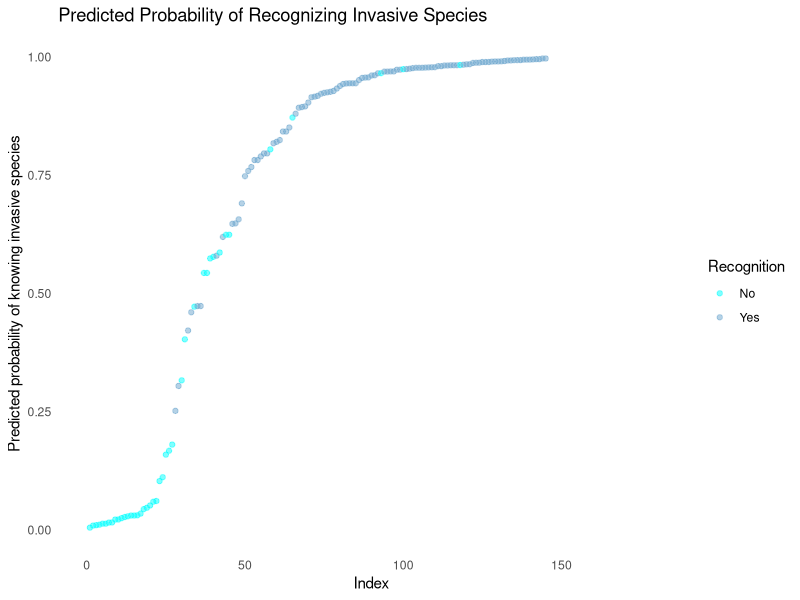
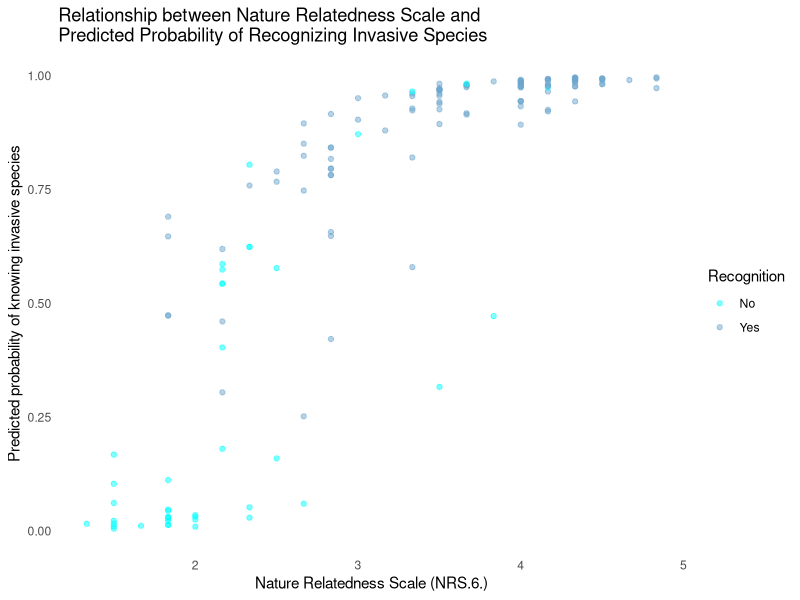

Here is the R script that generated these plots, in order:
library(dplyr)
install.packages("ggplot2")
library(ggplot2)
d_SH <- read.csv("Shanghai.csv", header = TRUE, fileEncoding = "GB2312")
colnames(d_SH)



species_cols <- c("Muskrat.invasive.recognition",
                  "Brown.Rat.invasive.recognition",
                  "Mosquitofish.invasive.recognition",
                  "Rainbow.trout.invasive.recognition",
                  "Smooth.Cordgrass.invasive.recognition",
                  "Common.Water.Hyacinth.invasive.recognition")


for (col in species_cols) {
  binary_col <- paste0(gsub(" ", ".", col), "_binary")  
  d_SH[[binary_col]] <- ifelse(d_SH[[col]] %in% c(
    "I had already identified it as invasive and did not prefer it", 
    "I had already identified it as invasive and still prefer it"), 
    1, 
    ifelse(d_SH[[col]] %in% c(
      "I had not recognized it as invasive but now prefer it less (regardless of initial choice)",
      "I had not recognized it as invasive but now still prefer it"), 0, NA))
}



d_SH$invasive_recognition <- apply(d_SH[, paste0(species_cols, "_binary")], 1, function(x) { 
  if (any(x == 1, na.rm = TRUE)) { 
    return(1) 
  } else if (all(is.na(x))) { 
    return(NA)  
  } else { 
    return(0)  
  }
})

d_SH$Expertise_numeric <- as.numeric(factor(d_SH$`Level.of.Expertise.in.Biological.or.Environmental.Sciences`, 
                                            levels = c("No Higher Education Studies", "Basic understanding", 
                                                       "Moderate expertise", "Advanced expertise"),
                                            labels = c(0, 1, 2, 3)))




d_SH$total_recognized <- rowSums(d_SH[, paste0(species_cols, "_binary")], na.rm = TRUE)




d_SH$Gender <- as.factor(d_SH$Gender) 
d_SH$Education_Level <- as.factor(d_SH$Education.Level) 

table(d_SH$Expertise_numeric)

d_SH$Residence <- as.factor(d_SH$Residence) 

d_SH$Religious.Affiliation <- as.factor(d_SH$Religious.Affiliation)


unique(d_SH$`Annual.Income..SGD.`)
d_SH$Annual_Income_Numeric <- as.numeric(gsub("Less than 20000", "10000", 
                                              gsub("40000 - 59999", "50000", 
                                                   gsub("20000 - 39999", "30000", 
                                                        gsub("60000 - 99999", "80000", d_SH$`Annual.Income..SGD.`)))))
summary(d_SH$Annual_Income_Numeric)


d_SH$Level <- as.factor(d_SH$Level.of.Expertise.in.Biological.or.Environmental.Sciences) 
# 
# glm_model <- glm(invasive_recognition ~ Age + Nature.Relatedness.Scale..NRS.6. + Gender +Religious.Affiliation +reside_scaled,
#                   data = d_SH, family = binomial)
# summary(glm_model)


# glm_model <- glm(invasive_recognition ~ Age * Nature.Relatedness.Scale..NRS.6. + Gender, 
#                  family = binomial, data = d_SH)
# summary(glm_model)

# #=======================================================================================
# glm_model <- glm(invasive_recognition ~ Age + Nature.Relatedness.Scale..NRS.6. + Gender+Expertise_numeric+ Education_Level, 
#                  family = binomial, data = d_SH)
# summary(glm_model)
# aic_value <- AIC(glm_model)
# cat("AIC:", aic_value, "\n")
# 
# 
# log_likelihood <- logLik(glm_model)
# cat("Log Likelihood:", log_likelihood, "\n")
# 
# 
# num_parameters <- length(coef(glm_model))
# cat("Number of Parameters:", num_parameters, "\n")
# 
# # null_model <- glm(invasive_recognition ~ 1, family = binomial, data = d_SH)
# # anova(null_model, glm_model, test = "Chisq")
# 
# 
# 
# glm_model2 <- glm(invasive_recognition ~ Age + Nature.Relatedness.Scale..NRS.6., 
#                          family = binomial, data = d_SH)
# summary(glm_model2)
# aic_value <- AIC(glm_model2)
# cat("AIC:", aic_value, "\n")
# 
# 
# log_likelihood <- logLik(glm_model2)
# cat("Log Likelihood:", log_likelihood, "\n")
# 
# 
# num_parameters <- length(coef(glm_model2))
# cat("Number of Parameters:", num_parameters, "\n")
# 
# glm_model2.1 <- glm(invasive_recognition ~  Nature.Relatedness.Scale..NRS.6. + Gender, 
#                     family = binomial, data = d_SH)
# summary(glm_model2.1)
# aic_value <- AIC(glm_model2.1)
# cat("AIC:", aic_value, "\n")
# 
# 
# log_likelihood <- logLik(glm_model2.1)
# cat("Log Likelihood:", log_likelihood, "\n")
# 
# 
# num_parameters <- length(coef(glm_model2.1))
# cat("Number of Parameters:", num_parameters, "\n")
# 
# 
# 
# glm_model3 <- glm(invasive_recognition ~ Age + Nature.Relatedness.Scale..NRS.6., 
#                   family = binomial, data = d_SH)
# summary(glm_model3)
# aic_value <- AIC(glm_model3)
# cat("AIC:", aic_value, "\n")
# 
# 
# log_likelihood <- logLik(glm_model3)
# cat("Log Likelihood:", log_likelihood, "\n")
# 
# 
# num_parameters <- length(coef(glm_model3))
# cat("Number of Parameters:", num_parameters, "\n")
# 
# # 
# # glm_model3.1 <- glm(invasive_recognition ~ Age * Nature.Relatedness.Scale..NRS.6., 
# #                   family = binomial, data = d_SH)
# # summary(glm_model3.1)
# 
# glm_model3.1 <- glm(invasive_recognition ~ Nature.Relatedness.Scale..NRS.6., 
#                   family = binomial, data = d_SH)
# summary(glm_model3.1)
# aic_value <- AIC(glm_model3.1)
# cat("AIC:", aic_value, "\n")
# 
# 
# log_likelihood <- logLik(glm_model3.1)
# cat("Log Likelihood:", log_likelihood, "\n")
# 
# 
# num_parameters <- length(coef(glm_model3.1))
# cat("Number of Parameters:", num_parameters, "\n")
# 
# 
# #=========================================================================================
# glm_model4 <- glm(invasive_recognition ~Expertise_numeric+Education_Level, 
#                  family = binomial, data = d_SH)
# summary(glm_model4)
# aic_value <- AIC(glm_model4)
# cat("AIC:", aic_value, "\n")
# 
# 
# log_likelihood <- logLik(glm_model4)
# cat("Log Likelihood:", log_likelihood, "\n")
# 
# 
# num_parameters <- length(coef(glm_model4))
# cat("Number of Parameters:", num_parameters, "\n")
# 
# 
# glm_model4.1 <- glm(invasive_recognition ~Expertise_numeric, 
#                   family = binomial, data = d_SH)
# summary(glm_model4.1)
# aic_value <- AIC(glm_model4.1)
# cat("AIC:", aic_value, "\n")
# 
# 
# log_likelihood <- logLik(glm_model4.1)
# cat("Log Likelihood:", log_likelihood, "\n")
# 
# 
# num_parameters <- length(coef(glm_model4.1))
# cat("Number of Parameters:", num_parameters, "\n")
# 
# 
# 
# #==========================================================================
#=======================================================================
#===============================================================================
glm_other <- glm(invasive_recognition ~ Age + Nature.Relatedness.Scale..NRS.6. + Gender + 
                    Residence + Annual_Income_Numeric, family = binomial, data = d_SH)
summary(glm_other)
aic_value <- AIC(glm_other)
cat("AIC:", aic_value, "\n")


log_likelihood <- logLik(glm_other)
cat("Log Likelihood:", log_likelihood, "\n")

num_parameters <- length(coef(glm_other))
cat("Number of Parameters:", num_parameters, "\n")



glm_other.1 <- glm(invasive_recognition ~ Age + Nature.Relatedness.Scale..NRS.6., 
                   family = binomial, data = d_SH)
summary(glm_other.1)
aic_value <- AIC(glm_other.1)
cat("AIC:", aic_value, "\n")


log_likelihood <- logLik(glm_other.1)
cat("Log Likelihood:", log_likelihood, "\n")

num_parameters <- length(coef(glm_other.1))
cat("Number of Parameters:", num_parameters, "\n")



glm_other.2 <- glm(invasive_recognition ~ Nature.Relatedness.Scale..NRS.6., 
                   family = binomial, data = d_SH)
summary(glm_other.2)
aic_value <- AIC(glm_other.2)
cat("AIC:", aic_value, "\n")


log_likelihood <- logLik(glm_other.2)
cat("Log Likelihood:", log_likelihood, "\n")

num_parameters <- length(coef(glm_other.2))
cat("Number of Parameters:", num_parameters, "\n")



glm_other.3 <- glm(invasive_recognition ~ Age, 
                   family = binomial, data = d_SH)
summary(glm_other.3)
aic_value <- AIC(glm_other.3)
cat("AIC:", aic_value, "\n")


log_likelihood <- logLik(glm_other.3)
cat("Log Likelihood:", log_likelihood, "\n")

num_parameters <- length(coef(glm_other.3))
cat("Number of Parameters:", num_parameters, "\n")


#======================================================================
glm_edu <- glm(invasive_recognition ~ Expertise_numeric+ Education_Level, 
family = binomial, data = d_SH)

summary(glm_edu)
aic_value <- AIC(glm_edu)
cat("AIC:", aic_value, "\n")


log_likelihood <- logLik(glm_edu)
cat("Log Likelihood:", log_likelihood, "\n")

num_parameters <- length(coef(glm_edu))
cat("Number of Parameters:", num_parameters, "\n")






glm_edu.1 <- glm(invasive_recognition ~ Expertise_numeric, 
                 family = binomial, data = d_SH)
summary(glm_edu.1)
aic_value <- AIC(glm_edu.1)
cat("AIC:", aic_value, "\n")


log_likelihood <- logLik(glm_edu.1)
cat("Log Likelihood:", log_likelihood, "\n")

num_parameters <- length(coef(glm_edu.1))
cat("Number of Parameters:", num_parameters, "\n")


glm_edu.2 <- glm(invasive_recognition ~ Education_Level, 
                 family = binomial, data = d_SH)
summary(glm_edu.2)
aic_value <- AIC(glm_edu.2)
cat("AIC:", aic_value, "\n")


log_likelihood <- logLik(glm_edu.2)
cat("Log Likelihood:", log_likelihood, "\n")

num_parameters <- length(coef(glm_edu.2))
cat("Number of Parameters:", num_parameters, "\n")



#======================================================================
model_names <- c("glm_other", "glm_other.1", "glm_other.2", "glm_other.3", "glm_edu", "glm_edu.1", "glm_edu.2")
aic_values <- c(50.91419, 88.76157, 106.8594, 129.154, 121.6793, 133.2741, 121.6793)
min_aic <- min(aic_values)

delta_aics <- aic_values - min_aic


wi <- exp(-0.5 * delta_aics) / sum(exp(-0.5 * delta_aics))


for (i in seq_along(delta_aics)) {
  cat(sprintf("Model: %s, Delta AIC: %.4f, Akaike Weight (Wi): %.4f\n", model_names[i], delta_aics[i], wi[i]))
}




#====================================================================
#-------------------------------------------------------------------------

library(ggplot2)
library(dplyr)


d_SH_clean <- na.omit(d_SH[, c("invasive_recognition", "Age", "Nature.Relatedness.Scale..NRS.6.", 
                               "Gender", "Annual_Income_Numeric")])
d_SH_clean$invasive_recognition <- as.factor(d_SH_clean$invasive_recognition)


glm_other <- glm(invasive_recognition ~ Age + Nature.Relatedness.Scale..NRS.6. + Gender + 
                   Annual_Income_Numeric, family = binomial, data = d_SH_clean)


d_SH_clean$predicted_prob <- predict(glm_other, type = "response")
d_SH_clean <- d_SH_clean %>% arrange(predicted_prob)
d_SH_clean$Index <- 1:nrow(d_SH_clean)


ggplot(d_SH_clean, aes(x = Index, y = predicted_prob, color = invasive_recognition)) +
  geom_point(size = 1.5, alpha = 0.5) +
  labs(
    title = "Predicted Probability of Recognizing Invasive Species",
    x = "Index",
    y = "Predicted probability of knowing invasive species",
    color = "Recognition"
  ) +
  scale_color_manual(values = c("cyan", "skyblue3"), labels = c("No", "Yes")) +
  theme_minimal() +
  theme(
    legend.position = "right",
    panel.grid = element_blank()
  ) +
  coord_cartesian(clip = "off", ylim = c(0, 1), xlim = c(0, 180))



ggplot(d_SH_clean, aes(x = Nature.Relatedness.Scale..NRS.6., y = predicted_prob, color = invasive_recognition)) +
  geom_point(size = 1.5, alpha = 0.5) +
  labs(
    title = "Relationship between Nature Relatedness Scale and \nPredicted Probability of Recognizing Invasive Species",
    x = "Nature Relatedness Scale (NRS.6.)",
    y = "Predicted probability of knowing invasive species",
    color = "Recognition"
  ) +
  scale_color_manual(values = c("cyan", "skyblue3"), labels = c("No", "Yes")) +
  theme_minimal() +
  theme(
    legend.position = "right",
    panel.grid = element_blank()
  ) +
  coord_cartesian(clip = "off", ylim = c(0, 1))

